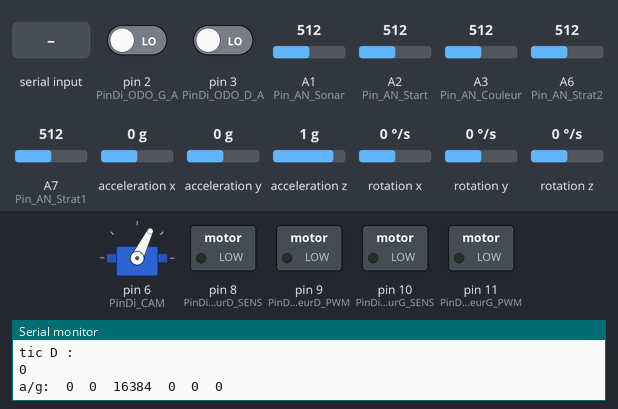
Bench run of a sketch on a simulated Arduino Nano, built with avr-gcc and run on an emulated ATmega328P. Parts: servo, switched loads named in the sketch (green lamp = pin HIGH), the last lines printed to the serial monitor. Inputs (shaded band) come from the test bench; at power-on: pin 2 (PinDi_ODO_G_A) LOW, pin 3 (PinDi_ODO_D_A) LOW, A1 (Pin_AN_Sonar) = 512, A2 (Pin_AN_Start) = 512, A3 (Pin_AN_Couleur) = 512, A6 (Pin_AN_Strat2) = 512, A7 (Pin_AN_Strat1) = 512, acceleration x 0 g, acceleration y 0 g, acceleration z 1 g, rotation x 0 °/s, rotation y 0 °/s, rotation z 0 °/s.

Above: at 1.2 s.
1.3 s: "a" received over Serial
At 2.9 s:
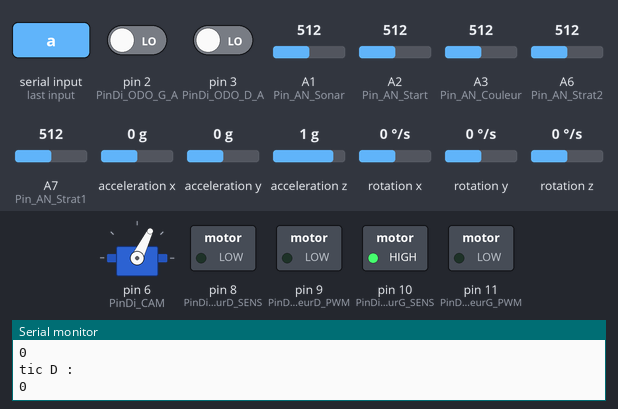
3.2 s: "b" received over Serial
At 3.9 s:
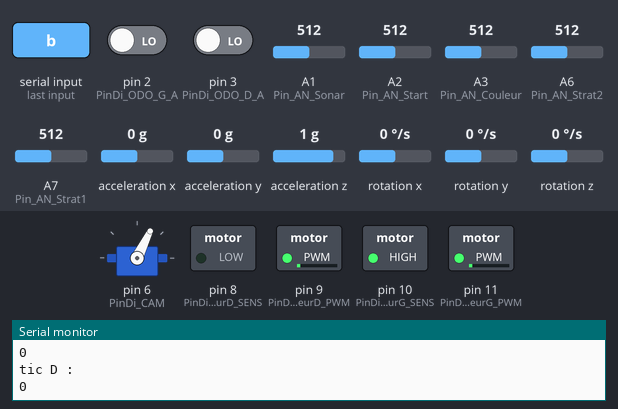
5.0 s: "c" received over Serial
At 5.9 s:
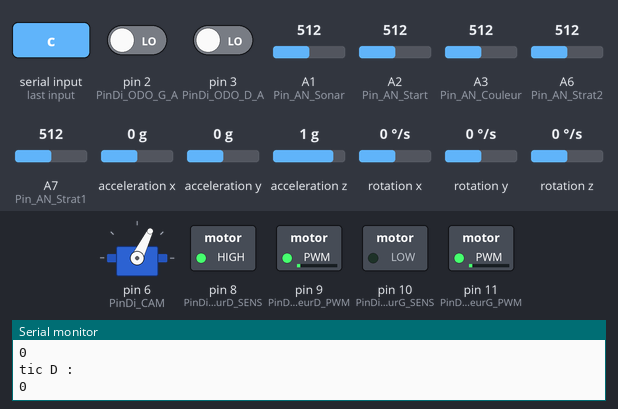
6.8 s: "d" received over Serial
At 8.0 s:
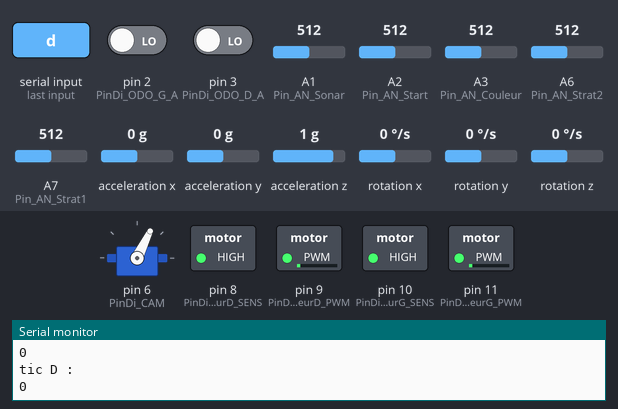
8.6 s: "e" received over Serial
At 10.1 s:
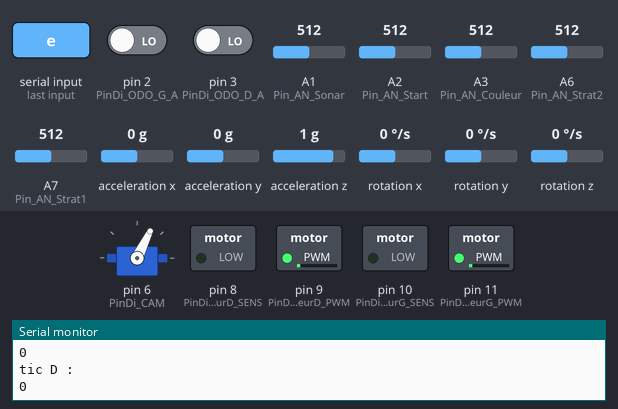
Timing chart, 0 to 11.6 s (numbered marks = the images above; inputs shaded):
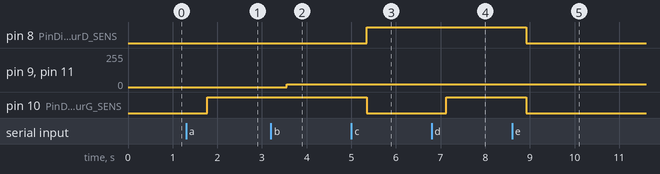

The sketch:

DE_slave.ino
```cpp
// prgramme de test  Le Debile Slave
#include <Servo.h>
#include <MPU6050.h>
#include <I2Cdev.h>
#include <Wire.h>

int DEBUG = 1;
int vitesse = 0;

//IMU
MPU6050 accelgyro;
int16_t ax, ay, az;
int16_t gx, gy, gz;

// bumpers
const int Pin_AN_Start = A2;
const int Pin_AN_Couleur = A3;
const int Pin_AN_Strat1 = A7;
const int Pin_AN_Strat2 = A6;

// sonar
const int Pin_AN_Sonar = A1;

// Moteur
const int PinDi_MoteurD_SENS = 8;
const int PinDi_MoteurD_PWM = 9;
const int PinDi_MoteurG_SENS = 10;
const int PinDi_MoteurG_PWM = 11;

// ODOs
const int PinDi_ODO_G_A = 2; //interruption
const int PinDi_ODO_G_B = 4;
const int PinDi_ODO_D_A = 3; //interruption
const int PinDi_ODO_D_B = 5;
unsigned long pulse_cnt_G = 0;
unsigned long pulse_cnt_D = 0;

//servos CAM
const int PinDi_CAM = 6;
Servo CAM;

int state_START = HIGH;
int state_COLOR = HIGH;
int state_STRAT1= HIGH;
int state_STRAT2 = HIGH;
int state_SONAR = 0;

const int AVANT = 1; // constante sens moteur
const int ARRIERE = 0; // constante sens moteur

void setup()
{

  #if I2CDEV_IMPLEMENTATION == I2CDEV_ARDUINO_WIRE
        Wire.begin();
    #elif I2CDEV_IMPLEMENTATION == I2CDEV_BUILTIN_FASTWIRE
        Fastwire::setup(400, true);
    #endif

    // initialize serial communication
    // (38400 chosen because it works as well at 8MHz as it does at 16MHz, but
    // it's really up to you depending on your project)
    //Serial.begin(38400);

    // initialize device
    Serial.println("Initializing I2C devices...");
    accelgyro.initialize();

    // verify connection
    Serial.println("Testing device connections...");
    Serial.println(accelgyro.testConnection() ? "MPU6050 connection successful" : "MPU6050 connection failed");


  attachInterrupt(1, add_pulse_D, RISING);
  attachInterrupt(0, add_pulse_G, RISING);
  Serial.begin(9600);
  pinMode(PinDi_ODO_G_B, INPUT);
  pinMode(PinDi_ODO_D_B, INPUT);
  pinMode(Pin_AN_Start, INPUT);
  pinMode(Pin_AN_Couleur, INPUT);
  pinMode(Pin_AN_Strat1, INPUT);
  pinMode(Pin_AN_Strat2, INPUT);
  pinMode(PinDi_MoteurD_SENS, OUTPUT);
  pinMode(PinDi_MoteurG_SENS, OUTPUT);
  pinMode(PinDi_MoteurD_PWM, OUTPUT);
  pinMode(PinDi_MoteurG_PWM, OUTPUT);
  pinMode(Pin_AN_Sonar, INPUT);
  CAM.attach(PinDi_CAM);
  CAM.writeMicroseconds(1000);
}

void loop()
{
  accelgyro.getMotion6(&ax, &ay, &az, &gx, &gy, &gz);
  //#ifdef OUTPUT_READABLE_ACCELGYRO
        // display tab-separated accel/gyro x/y/z values
        Serial.print("a/g:\t");
        Serial.print(ax); Serial.print("\t");
        Serial.print(ay); Serial.print("\t");
        Serial.print(az); Serial.print("\t");
        Serial.print(gx); Serial.print("\t");
        Serial.print(gy); Serial.print("\t");
        Serial.println(gz);
    //#endif
  CAM.writeMicroseconds(1200); //POSITION REGARDE PAR TERRE
  //delay(1000);
  //CAM.writeMicroseconds(1950); // POSITION FACIALE
  //delay(1000);
  // read mesure
  state_START = analogRead(Pin_AN_Start);
  state_COLOR = analogRead(Pin_AN_Couleur);
  state_STRAT1= analogRead(Pin_AN_Strat1);
  state_STRAT2 = analogRead(Pin_AN_Strat2);
  state_SONAR = analogRead(Pin_AN_Sonar);


  if(DEBUG){
    Serial.print("SONAR : ");
    Serial.println(state_SONAR);
    Serial.print("Bouton start : ");
    Serial.println(state_START);
    Serial.print("Bouton couleur : ");
    Serial.println(state_COLOR);
    Serial.print("Bouton strat 1 : ");
    Serial.println(state_STRAT1);
    Serial.print("Bouton strat 2 : ");
    Serial.println(state_STRAT2);
    //Serial.println();
    Serial.println("tic G : ");
    Serial.println(pulse_cnt_G);
    Serial.println("tic D : ");
    Serial.println(pulse_cnt_D);
    Serial.println();
    delay(500);
  }


  if (Serial.available() > 0) {
     int inByte = Serial.read();

     switch (inByte) {

     // stop
     case 'a':
       vitesse = 0;
       analogWrite(PinDi_MoteurD_PWM, vitesse);
       analogWrite(PinDi_MoteurG_PWM, vitesse);
       digitalWrite(PinDi_MoteurD_SENS, 0);
       digitalWrite(PinDi_MoteurG_SENS, 1);
       Serial.println("arret moteur");
       break;


     // avant
     case 'b':
       vitesse = 20;
       analogWrite(PinDi_MoteurD_PWM, vitesse);
       analogWrite(PinDi_MoteurG_PWM, vitesse);
       digitalWrite(PinDi_MoteurD_SENS, 0);
       digitalWrite(PinDi_MoteurG_SENS, 1);
       Serial.println("marche avant");
       break;


     // arriere
     case 'c':
       vitesse = 20;
       analogWrite(PinDi_MoteurD_PWM, vitesse);
       analogWrite(PinDi_MoteurG_PWM, vitesse);
       digitalWrite(PinDi_MoteurD_SENS, 1);
       digitalWrite(PinDi_MoteurG_SENS, 0);
       Serial.println("marche arriere");
       break;


     // rotation horaire
     case 'd':
       vitesse = 20;
       analogWrite(PinDi_MoteurD_PWM, vitesse);
       analogWrite(PinDi_MoteurG_PWM, vitesse);
       digitalWrite(PinDi_MoteurD_SENS, 1);
       digitalWrite(PinDi_MoteurG_SENS, 1);
       Serial.println("rotation horaire");
       break;


      // rotation trigo
     case 'e':
       vitesse = 20;
       analogWrite(PinDi_MoteurD_PWM, vitesse);
       analogWrite(PinDi_MoteurG_PWM, vitesse);
       digitalWrite(PinDi_MoteurG_SENS, 0);
       digitalWrite(PinDi_MoteurD_SENS, 0);
       Serial.println("rotation trigo");
       break;
     }

  }

}


void add_pulse_D() {
 if(digitalRead(PinDi_ODO_D_B)==HIGH)
 {
   pulse_cnt_D++;
 }
 else
 {
   pulse_cnt_D--;
 }
  // increase pulse count

 return;
 }

 void add_pulse_G() {
 if(digitalRead(PinDi_ODO_G_B)==LOW)
 {
   pulse_cnt_G++;
 }
 else
 {
   pulse_cnt_G--;
 }
  // increase pulse count

 return;
 }
```

Measured:
- after the input at 1.3 s, pin 10 (PinDi_MoteurG_SENS): LOW → HIGH after 0.48 s
- after the input at 3.2 s, pin 9 (PinDi_MoteurD_PWM), pin 11 (PinDi_MoteurG_PWM): 0/255 → 20/255 after 0.36 s
- after the input at 5.0 s, pin 8 (PinDi_MoteurD_SENS): LOW → HIGH after 0.34 s; pin 10 (PinDi_MoteurG_SENS): HIGH → LOW after 0.34 s
- after the input at 6.8 s, pin 10 (PinDi_MoteurG_SENS): LOW → HIGH after 0.33 s
- after the input at 8.6 s, pin 8 (PinDi_MoteurD_SENS), pin 10 (PinDi_MoteurG_SENS): HIGH → LOW after 0.32 s
